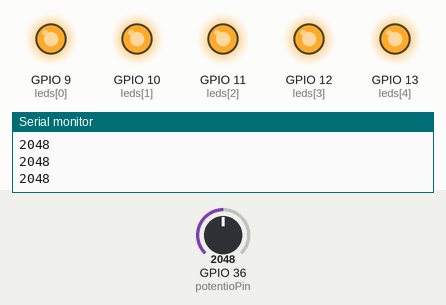
This program was run on a simulated ESP32. Shown: output pins drawn as LEDs (lit = HIGH), the last lines printed to the serial monitor. The inputs (shaded band) are chosen by the test bench; at power-on: GPIO 36 (potentioPin) = 2048.

Above: at 1.2 s.
1.3 s: GPIO 36 (potentioPin) set to 1057
2.8 s: GPIO 36 (potentioPin) set to 953
At 3.7 s:
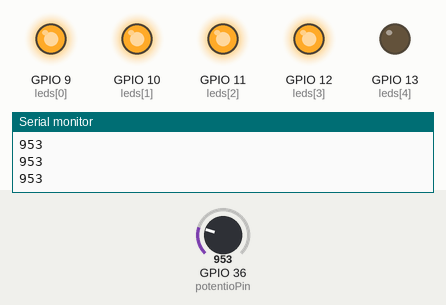
4.3 s: GPIO 36 (potentioPin) set to 874
5.8 s: GPIO 36 (potentioPin) set to 763
At 6.1 s:
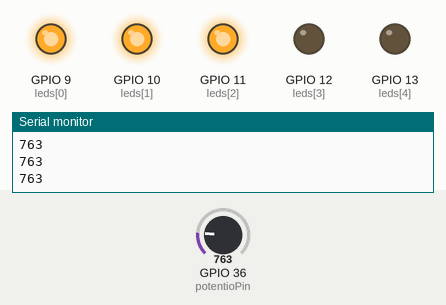
7.3 s: GPIO 36 (potentioPin) set to 658
8.8 s: GPIO 36 (potentioPin) set to 574
At 9.8 s:
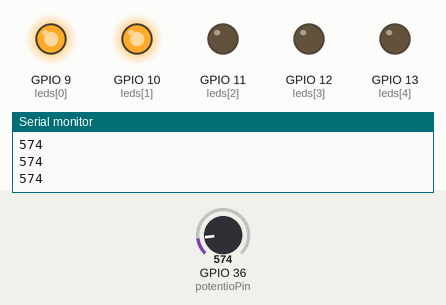
Timing chart, 0 to 11.3 s (numbered marks = the images above; inputs shaded):
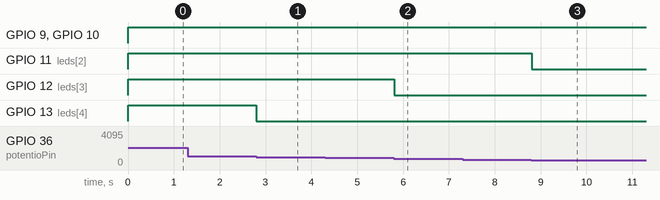

The program:

main.cpp
```cpp
const int potentioPin = A0; // Potentiometer

const int leds[] = {9,10,11,12,13}; // LED pins

void setup() {
    for (int i = 0; i < 5; i++) pinMode(leds[i], OUTPUT);
    Serial.begin(9600);

}

void loop() {
    int potentioValue = analogRead(potentioPin);
    Serial.println(potentioValue);

    int numLEDsOn = map(potentioValue, 0, 1023, 0, 5);

    for (int i = 0; i < 5; i++) {
        if (i < numLEDsOn) {
            digitalWrite(leds[i], HIGH);  // Turn on LED
        } else {
            digitalWrite(leds[i], LOW);   // Turn off LED
        }
    }

    delay(10);
}
```

Measured:
- the behaviour switches between 1023 and 1022 on GPIO 36 (potentioPin) (found by bisection; images 0 and 1)
- the behaviour switches between 819 and 818 on GPIO 36 (potentioPin) (found by bisection; images 1 and 2)
- the behaviour switches between 614 and 613 on GPIO 36 (potentioPin) (found by bisection; images 2 and 3)
- after the input at 2.8 s, GPIO 13 (leds[4]): HIGH → LOW at once
- after the input at 5.8 s, GPIO 12 (leds[3]): HIGH → LOW at once
- after the input at 8.8 s, GPIO 11 (leds[2]): HIGH → LOW at once
